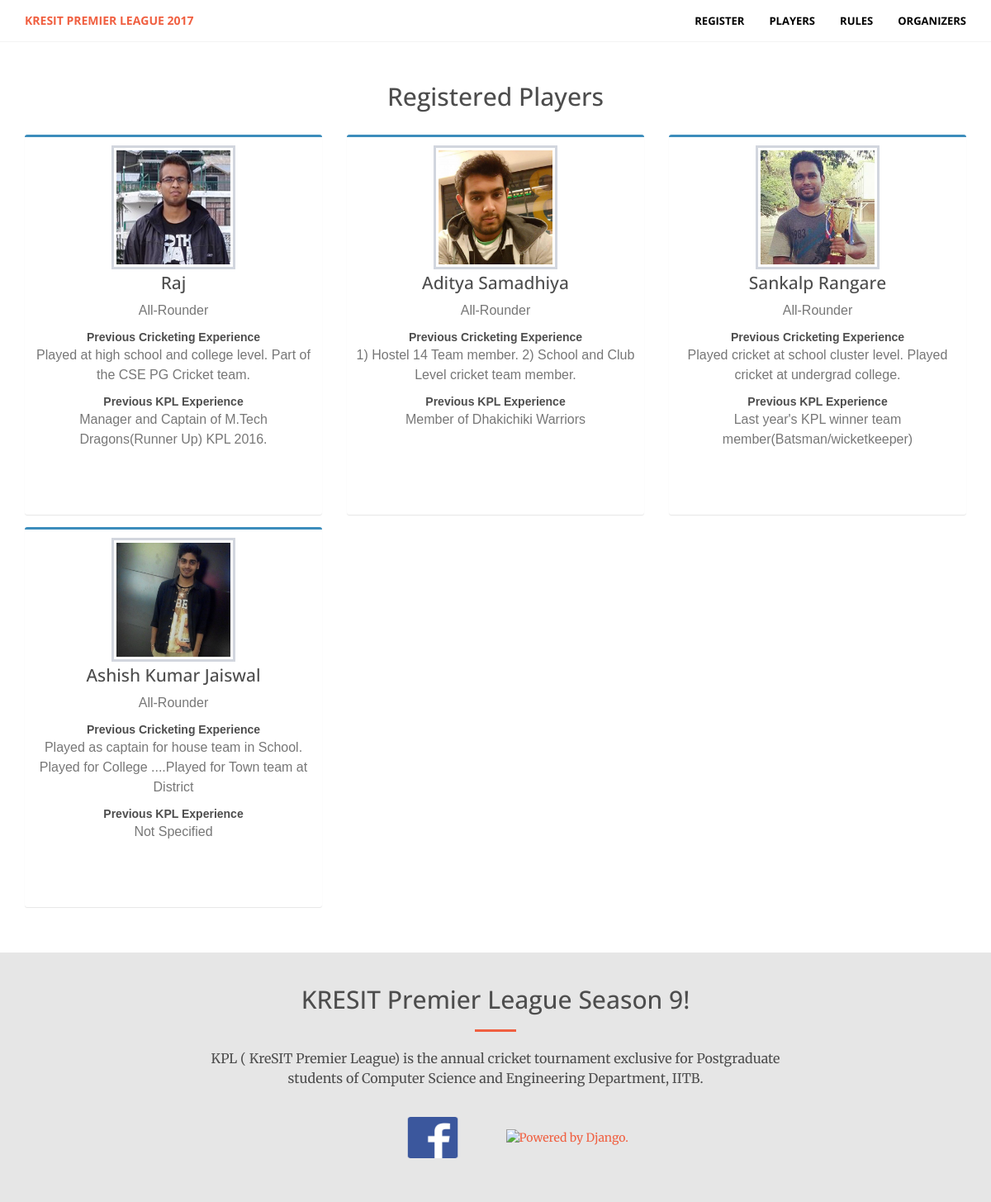
Screenshot of /players/ with the database file from the repository.
### players/models.py (models this page shows, shortened)
class Player(models.Model):
    cat_opts = (
        ('Batsman', 'Batsman'),
        ('Bowler', 'Bowler'),
        ('All-Rounder', 'All-Rounder'),
    )
    year_opts = (
        ('First', 'First'),
        ('Second', 'Second'),
        ('Third', 'Third'),
    )
    pool_opts = (
        ('A', 'A'),
        ('B', 'B'),
    )
    manager_opts = (
        ('Yes', 'Yes'),
        ('No', 'No'),
    )
    name = models.CharField(max_length=100, unique=True)
    manager = models.CharField(choices=manager_opts,max_length=3)
    year = models.CharField(max_length=10,choices=year_opts)
    pic = models.ImageField(upload_to='player_pics/')
    phone_no = models.CharField(max_length=10)
    category = models.CharField(choices=cat_opts, max_length=100)
    prev_exp = models.TextField(blank=True,max_length=100)
    kpl_exp = models.TextField(blank=True,max_length=100)
    pool = models.CharField(max_length=1,choices=pool_opts,default='B')

### dashboard/views.py (the view)
# urls.py: url(r'^players/$', Players.as_view(),name='players'),
class Players(View):
    def get(self,request):
        players = Player.objects.all()
        return render(request,"players.html",{'players':players})

### templates/players.html (shortened to what this page needs)
{%  extends 'base.html' %}
{% load static %}
{% block content %}
<section id="register">
    <div class="container">
    <div class="row">
        <br>
        <br>
    <h2 class="text-center">Registered Players</h2>
    <br>
        {% for player in players %}
        <div class="col-md-4 col-sm-6">
          <div class="box box-primary">
            <div class="box-body box-profile text-center">
              <img class="profile-user-img img-responsive" src="{{ MEDIA_URL }}{{ player.pic.url }}" alt="User profile picture">
              <h3 class="profile-username text-center">{{ player.name | title}}</h3>
              <p class="text-muted text-center">{{ player.category }}</p>
              <strong>Previous Cricketing Experience</strong>
              <p class="text-muted">
                  {% if player.prev_exp %}
                {{ player.prev_exp }}
                  {% endif %}
              </p>
              <strong>Previous KPL Experience</strong>
              <p class="text-muted">{% if player.prev_exp %}
                {{ player.kpl_exp }}
                  {% endif %}
              {% if not player.kpl_exp %}
                  Not Specified
              {% endif %}</p>
            </div>
          </div>
        </div>
        {% endfor %}
</section>
{% endblock %}

### templates/base.html (shortened to what this page needs)
{% load static %}
<!DOCTYPE html>
<html lang="en">
<head>
    <link href="{% static "vendor/bootstrap/css/bootstrap.min.css" %}" rel="stylesheet">
    <link rel="stylesheet" href="https://maxcdn.bootstrapcdn.com/font-awesome/4.5.0/css/font-awesome.min.css">
    <link rel="stylesheet" href="{% static "css/yellowTheme.css" %}"/>
    <link href="{% static "vendor/font-awesome/css/font-awesome.min.css" %}" rel="stylesheet" type="text/css">
    <link href="{% static "vendor/magnific-popup/magnific-popup.css" %}" rel="stylesheet">
    <link href="{% static "css/AdminLTE.css" %}" rel="stylesheet">
    <link href="{% static "css/creative.css" %}" rel="stylesheet">
</head>
<body id="page-top">
<nav id="mainNav" class="navbar navbar-default navbar-fixed-top">
    <div class="container">
        <div class="navbar-header">
            <a class="navbar-brand page-scroll" style="font-size: 14px;" href="{% url 'home' %}">Kresit Premier League 2017</a>
        </div>
        <div class="collapse navbar-collapse" id="bs-example-navbar-collapse-1"
        ">
        <ul class="nav navbar-nav navbar-right">
            <li>
                <a style="color:black;" class="page-scroll" href="{% url 'register' %}">Register</a>
            </li>
            <li>
                <a style="color:black;" class="page-scroll" href="{% url 'players' %}">Players</a>
            </li>
            <li>
                <a style="color:black;" class="page-scroll" href="{% url 'rules' %}">Rules</a>
            </li>
            <li>
                <a style="color:black;" class="page-scroll" href="{% url 'organizers' %}">Organizers</a>
            </li>
        </ul>
    </div>
    </div>
</nav>
{% block content %}
{% endblock %}
<section id=" contact">
    <div class="container">
        <div class="row">
            <div class="col-lg-8 col-lg-offset-2 text-center">
                <h2 class="section-heading">KRESIT Premier League Season 9!</h2>
                <hr class="primary">
                <p>KPL ( KreSIT Premier League) is the annual cricket tournament exclusive for Postgraduate students of Computer Science and Engineering Department, IITB.</p>
            </div>
            <div class="col-lg-4 col-lg-offset-4 text-center">
                <a href="https://www.facebook.com/kpl.cse.iitb/?fref=ts"><img src="{% static 'img/Facebook-logo.png' %}" height="100px" width="170px"> </a>
                <a href="http://www.djangoproject.com/"><img src="https://www.djangoproject.com/m/img/badges/djangopowered126x54.gif" border="0" alt="Powered by Django." title="Powered by Django." /></a>
            </div>
        </div>
    </div>
</section>
</body>
</html>

### static/css/yellowTheme.css (style rules this page uses)
body { background-color: #E6E6E6; font-family: "Lato", Verdana, Helvetica, sans-serif; font-size: 14px; color: #4d4d4d; }
* { -webkit-box-sizing: border-box; -moz-box-sizing: border-box; box-sizing: border-box; }
p { margin: 0px; }
a { color: #4d4d4d; text-decoration: none; }
ul { padding: 0px; list-style: none; margin: 0px; }
#register { font-family: Arial, Baskerville, monospace; background-color: white; }

### static/css/creative.css (style rules this page uses)
html, body { height: 100%; width: 100%; }
body { font-family: 'Merriweather', 'Helvetica Neue', Arial, sans-serif; }
hr { border-color: #F05F40; border-width: 3px; max-width: 50px; }
a { -webkit-transition: all 0.35s; -moz-transition: all 0.35s; transition: all 0.35s; color: #F05F40; }
h1, h2, h3, h4, h5, h6 { font-family: 'Open Sans', 'Helvetica Neue', Arial, sans-serif; }
p { font-size: 16px; line-height: 1.5; margin-bottom: 10px; }
section { padding: 40px 0; }
.navbar-default { background-color: rgba(255, 255, 255, 0.5); border-color: rgba(34, 34, 34, 0.05); font-family: 'Open Sans', 'Helvetica Neue', Arial, sans-serif; -webkit-transition: all 0.35s; -moz-transition: all 0.35s; transition: all 0.35s; }
.navbar-default .navbar-header .navbar-brand { color: #F05F40; font-family: 'Open Sans', 'Helvetica Neue', Arial, sans-serif; font-weight: 700; text-transform: uppercase; }
.navbar-default .nav > li > a, .navbar-default .nav > li > a:focus { text-transform: uppercase; font-weight: 700; font-size: 13px; color: #222222; }
@media (min-width: 768px) { .navbar-default { background-color: transparent; } }
@media (min-width: 768px) { .navbar-default .navbar-header .navbar-brand { color: rgba(255, 255, 255, 0.7); } }
@media (min-width: 768px) { .navbar-default .nav > li > a, .navbar-default .nav > li > a:focus { color: rgba(255, 255, 255, 0.7); } }
@media (min-width: 768px) { .navbar-default.affix { background-color:rgba(255, 255, 255, 0.75); border-color: rgba(34, 34, 34, 0.05); } }
@media (min-width: 768px) { .navbar-default.affix .navbar-header .navbar-brand { color: #F05F40; font-size: 14px; } }
@media (min-width: 768px) { .navbar-default.affix .nav > li > a, .navbar-default.affix .nav > li > a:focus { color: #222222; } }
.section-heading { margin-top: 0; }
body { webkit-tap-highlight-color: #222222; }

### rows the page displays
Player: pic (picture), name "Raj", category "All-Rounder", prev_exp "Played at high school and college level. Part of the CSE PG Cricket team.", kpl_exp "Manager and Captain of M.Tech Dragons(Runner Up) KPL 2016."
Player: pic (picture), name "Aditya Samadhiya", category "All-Rounder", prev_exp "1) Hostel 14 Team member. 2) School and Club Level cricket team member.", kpl_exp "Member of Dhakichiki Warriors"
Player: pic (picture), name "Sankalp Rangare", category "All-Rounder", prev_exp "Played cricket at school cluster level. Played cricket at undergrad college.", kpl_exp "Last year's KPL winner team member(Batsman/wicketkeeper)"
Player: pic (picture), name "Ashish Kumar Jaiswal", category "All-Rounder", prev_exp "Played as captain for house team in School. Played for College ....Played for Town team at District", kpl_exp "Not Specified"
